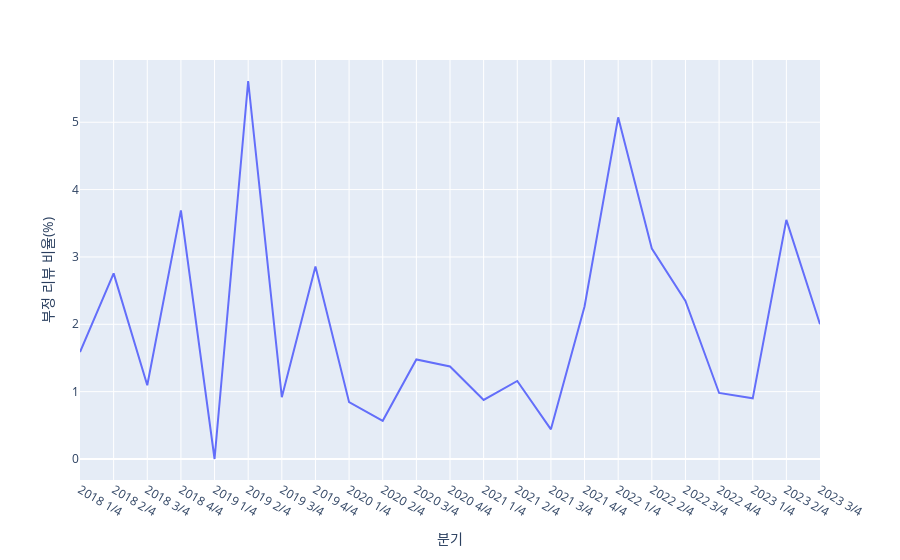

Notebook source saved alongside this figure:
### Markdown cell above
- 그래프 그려보기

### Code cell
import plotly.express as px
px.line(dfqe2, x = 'quarter', y = 'ratio',
       labels={'quarter':'분기', 'ratio':'부정 리뷰 비율(%)'})

### Figure 1 — Plotly figure (JSON) as saved in the notebook; plotly's stock layout.template omitted (floating-point values rounded to 4 significant figures)
{"data": [{"hovertemplate": "분기=%{x}<br>부정 리뷰 비율(%)=%{y}<extra></extra>", "legendgroup": "", "line": {"color": "#636efa", "dash": "solid"}, "marker": {"symbol": "circle"}, "mode": "lines", "name": "", "orientation": "v", "showlegend": false, "type": "scatter", "x": ["2018 1/4", "2018 2/4", "2018 3/4", "2018 4/4", "2019 1/4", "2019 2/4", "2019 3/4", "2019 4/4", "2020 1/4", "2020 2/4", "2020 3/4", "2020 4/4", "2021 1/4", "2021 2/4", "2021 3/4", "2021 4/4", "2022 1/4", "2022 2/4", "2022 3/4", "2022 4/4", "2023 1/4", "2023 2/4", "2023 3/4"], "xaxis": "x", "y": [1.587, 2.756, 1.095, 3.691, 0, 5.612, 0.9174, 2.857, 0.8439, 0.5666, 1.478, 1.375, 0.8772, 1.158, 0.4405, 2.265, 5.072, 3.125, 2.347, 0.9804, 0.9009, 3.55, 2], "yaxis": "y"}], "layout": {"legend": {"tracegroupgap": 0}, "margin": {"t": 60}, "xaxis": {"anchor": "y", "domain": [0, 1], "title": {"text": "분기"}}, "yaxis": {"anchor": "x", "domain": [0, 1], "title": {"text": "부정 리뷰 비율(%)"}}}}
